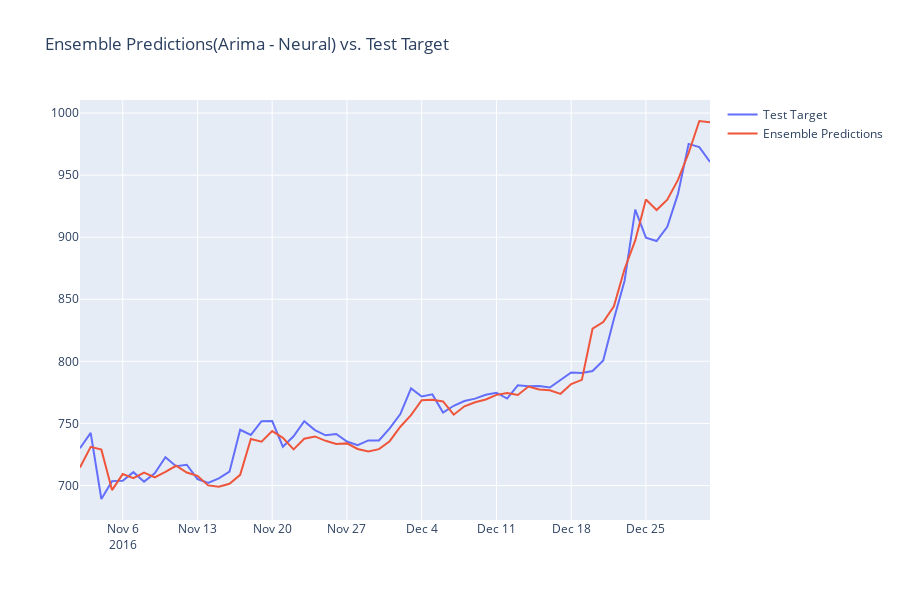

The cell this chart's notebook holds for it:
### Code cell
import plotly.graph_objects as go

# Create a DataFrame for the ensemble predictions
ensemble_predictions_df = pd.DataFrame(ensemble_predictions, index=y_test.index, columns=[0])

# Create the Plotly figure
fig = go.Figure()

# Add traces for original target values and ensemble predictions
fig.add_trace(go.Scatter(x=y_test.index, y=y_test["Open"], name="Test Target"))
fig.add_trace(go.Scatter(x=ensemble_predictions_df.index, y=ensemble_predictions_df[0], name="Ensemble Predictions"))

# Update layout and show the figure
fig.update_layout(height=600, title="Ensemble Predictions(Arima - Neural) vs. Test Target")
fig.show()
